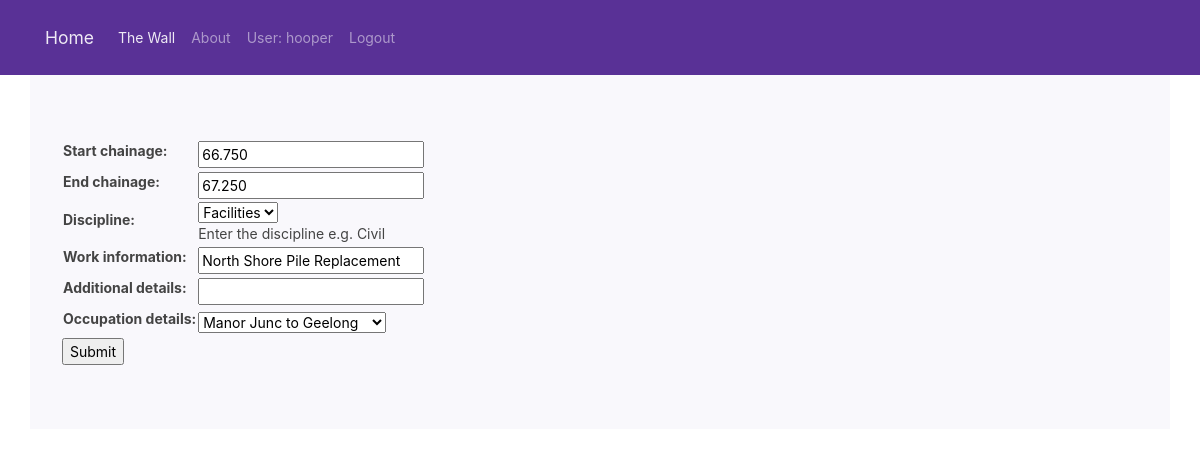
Screenshot of /the_wall/work/4/update (signed in) with the database file from the repository.
### the_wall/models.py (models this page shows, shortened)
class Work(models.Model):
    start_chainage = models.DecimalField(max_digits = 6, decimal_places = 3)
    end_chainage = models.DecimalField(max_digits = 6, decimal_places = 3)
    DISCIPLINE_CHOICE = (('Civil', 'Civil'),('Track', 'Track'),('Facilities', 'Facilities'),('Signals', 'Signals'),)
    discipline = models.CharField(max_length = 100, choices=DISCIPLINE_CHOICE, help_text='Enter the discipline e.g. Civil')
    work_information = models.CharField(max_length = 255)
    additional_details = models.CharField(max_length = 255, blank=True)
    occupation_details = models.ForeignKey('Occupation', on_delete = models.CASCADE)
    class Meta:
        ordering = ['start_chainage']

### the_wall/views.py (the view)
# urls.py: path('work/<int:pk>/update',views.WorkUpdateView.as_view(),name='work_update'),
class WorkUpdateView(LoginRequiredMixin,UpdateView):
    login_url = '/accounts/login'
    redirect_field_name = ''
    model = Work
    fields ='__all__'

### the_wall/models.py (called while the page is built)
    def __str__(self):
        return self.system_line

### the_wall/templates/the_wall/work_form.html (shortened to what this page needs)
{% extends "base.html" %}
{% block content %}
<div class="jumbotron container">
<form action="" method="post">
    <table>
    {{ form.as_table }}
    </table>
    <input type="submit" value="Submit" />
</form>
</div>
{% endblock %}

### templates/base.html (shortened to what this page needs)
<!DOCTYPE html>
{% load staticfiles %}
<html lang="en" dir="ltr">
  <head>
<link href="https://stackpath.bootstrapcdn.com/bootswatch/4.1.1/pulse/bootstrap.min.css" rel="stylesheet">
  </head>
    <body>
      <nav class="navbar navbar-expand-lg navbar-dark bg-primary">
        <div class="container">
          <a class="navbar-brand" href="{% url 'index' %}">Home</a>
          <div class="collapse navbar-collapse" id="navbarColor01">
            <ul class="navbar-nav mr-auto">
              <li class="nav-item active">
                <a class="nav-link" href="{% url 'the_wall:wall-index' %}">The Wall<span class="sr-only">(current)</span></a>
              </li>
              <li class="nav-item">
                <a class="nav-link" href="{% url 'about' %}">About</a>
              </li>
              {% if user.is_authenticated %}
              <li class="nav-item">
                <li class="nav-link">User: {{ user.get_username }}</li>
                <a class="nav-link" href="{% url 'logout'%}?next={{request.path}}">Logout</a>
                {% else %}
                <a class="nav-link" href="{% url 'login'%}?next={{request.path}}">Login</a>
              </li>
              {% endif %}
            </ul>
          </div>
        </div>
      </nav>
{% block content %}
{% endblock %}
  </body>
</html>

### rows the page displays
Work: start_chainage "66.750", end_chainage "67.250", discipline "Facilities", work_information "North Shore Pile Replacement", occupation_details "Manor Junc to Geelong"

### other values shown
{{ user.get_username }} "hooper"
